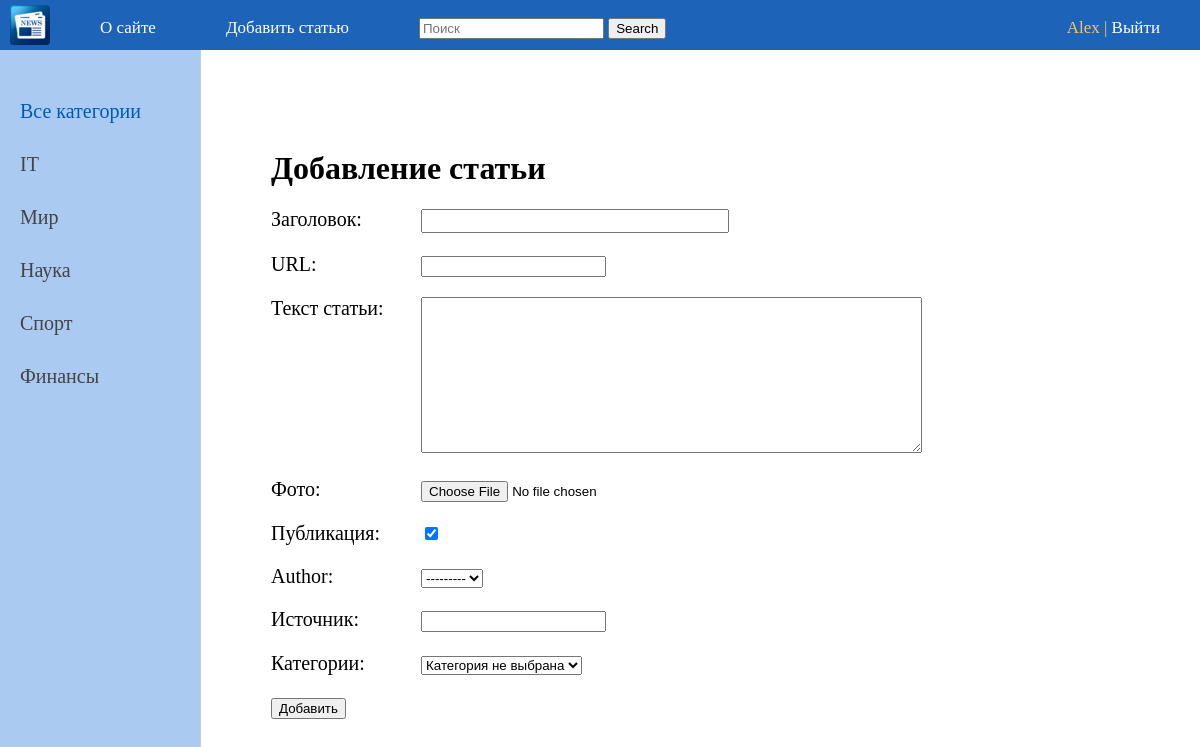
Screenshot of /addpage/ (signed in) with the database file from the repository.
### newsapp/models.py (models this page shows)
class Category(models.Model):
    name = models.CharField(max_length=100, db_index=True, verbose_name="Категория")
    slug = models.SlugField(max_length=255, unique=True, db_index=True, verbose_name="URL")
    def __str__(self):
        return self.name
    def get_absolute_url(self):
        return reverse('category', kwargs={'cat_slug': self.slug})
    class Meta:
        verbose_name = 'Категория'
        verbose_name_plural = 'Категории'
        ordering = ['id']

### newsapp/views.py (the view)
# urls.py: path('addpage/', AddPage.as_view(), name='add_page'),
class AddPage(LoginRequiredMixin,DataMixin,CreateView):
    form_class = AddPostForm
    template_name = 'newsapp/addpage.html'
    success_url = reverse_lazy('home')
    login_url = reverse_lazy('home')
    raise_exception = True
    def get_context_data(self, object_list=None ,**kwargs):
        context = super().get_context_data(**kwargs)
        c_def = self.get_user_context(title='Добавление статьи')
        return dict(list(context.items()) + list(c_def.items()))

### newsapp/forms.py
class AddPostForm(forms.ModelForm):
    def __init__(self, *args, **kwargs):
        super().__init__(*args,**kwargs)
        self.fields['cat'].empty_label = 'Категория не выбрана'
    class Meta:
        model = Post
        fields = ['title', 'slug', 'content', 'image', 'is_published', 'author', 'link', 'cat']
        widgets = {
            'title': forms.TextInput(attrs={'class': 'form-input'}),
            'content': forms.Textarea(attrs={'cols': 60, 'rows': 10}),
        }

### newsapp/utils.py (called while the page is built)
    def get_user_context(self, **kwargs):
        context = kwargs
        cats = cache.get('cats')
        if not cats:
            cats = Category.objects.annotate(Count('post'))
            cache.set('cats',cats, 60)
        user_menu = menu.copy()
        if not self.request.user.is_authenticated:
            user_menu.pop(1)
        context['menu'] = user_menu
        context['cats'] = cats
        if 'cat_selected' not in context:
            context['cat_selected'] = 0
        return context

### newsapp/templates/newsapp/addpage.html (shortened to what this page needs)
{% extends 'newsapp/base.html' %}
{% block content %}
<h1>{{title}}</h1>
<form action="{% url 'add_page' %}" method="post" enctype="multipart/form-data">
{% for f in form %}
<p><label class="form-label" for="{{ f.id_for_label }}">{{f.label}}: </label>{{ f }}</p>
{% endfor %}
    <button type="submit">Добавить</button>
</form>
{% endblock %}

### newsapp/templates/newsapp/base.html (shortened to what this page needs)
{% load static %}
{% load news_tags %}
<!DOCTYPE html>
<html>
<head>
	<link type="text/css" href="{% static 'newsapp/css/styles.css' %}" rel="stylesheet" />
</head>
<body>
<table class="table-page" border=0 cellpadding="0" cellspacing="0">
<tr><td valign=top>
{% block mainmenu %}
		<div class="header">
			<ul id="mainmenu" class="mainmenu">
			<li class="logo"><a href="{% url 'home' %}"><div class="logo"></div></a></li>
{% for m in menu %}
			<li><a href="{% url m.url_name %}">{{m.title}}</a></li>
{% endfor %}
								<li>		<form action="{% url 'home' %}" method="get">
    <input type="text" name="q" placeholder="Поиск">
    <button type="submit">Search</button>
</form></li>
				{% if request.user.is_authenticated %}
				<li class="last"> {{user.username}} | <a href="{% url 'logout' %}">Выйти</a></li>
				{% else %}
				<li class="last"><a href="{% url 'register' %}">Регистрация</a> | <a href="{% url 'login' %}">Войти</a></li>
				{% endif %}
			</ul>
		</div>
{% endblock mainmenu %}
<table class="table-content" border=0 cellpadding="0" cellspacing="0">
<tr>
	{% load cache %}
	<td valign="top" class="left-chapters">
	<ul id="leftchapters">
		{% cache 60 sidebar %}
{% if cat_selected == 0 %}
		<li class="selected">Все категории</li>
{% else %}
		<li><a href="{% url 'home' %}">Все категории</a></li>
{% endif %}
{% for c in cats %}
{% if c.post__count > 0 %}
	{% if c.pk == cat_selected %}
		<li class="selected">{{c.name}}</li>
	{% else %}
		<li><a href="{{ c.get_absolute_url }}">{{c.name}}</a></li>
	{% endif %}
{% endif %}
{% endfor %}
{% endcache %}
	</ul>
</td>
<td valign="top" class="content">
	<div class="content-text">
{% block content %}
{% endblock %}
	</div>
</td></tr></table>
</td></tr>
</table>
</body>
</html>

### newsapp/static/newsapp/css/styles.css (style rules this page uses)
html, body { font-family: 'cursive'; margin: 0; padding: 0; height: 100%; width: 100%; color: #444; }
a { color: #0059b2; text-decoration: none; }
.table-page { width: 100%; height: 100%; vertical-align: top; }
.table-page tr { height: 100%; }
.header { background: #1d63b8; height: 50px; }
.logo { background: url('../images/logo.png') no-repeat 10px 5px; width: 70px; height: 60px; }
ul.mainmenu { list-style: none; margin: 0; padding: 0; height: 60px; color: #fdc073; font-size: 17px; overflow: hidden; }
ul.mainmenu li { float: left; margin: 18px 40px 0 30px; }
ul.mainmenu li.logo { margin: 0; }
ul.mainmenu li.last { float: right; }
ul.mainmenu li a { color: #fff; text-decoration: none; }
.table-content { width: 100%; min-height: 100%; height: 100%; }
.left-chapters { margin: 0; background: #aacaf2; border-right: 1px solid #ccc; min-height: 100%; }
.left-chapters ul { width: 170px; min-height: 90%; margin: 0; padding: 20px 10px 10px 20px; list-style: none; font-size: 20px; }
.left-chapters ul li { margin: 30px 0 0 0; color: #999; }
.left-chapters ul li.selected { color: #0059b2; }
.left-chapters ul li a { color: #444; text-decoration: none; }
.content { padding: 40px 20px 20px 40px; width: 100%; box-sizing: border-box; }
.content-text { margin: 60px 0 0 30px; color: #000; font-size: 20px; font-family: Yandex Sans Display Light; }
.content-text h1 { font-size: 32px; }
.form-input { width: 300px; font-size: 16px; }
.form-label { display: inline-block; min-width: 150px; vertical-align: top; }

### rows the page displays
Category: name "IT"
Category: name "Мир"
Category: name "Наука"
Category: name "Спорт"
Category: name "Финансы"

### other values shown
{{ m.title }} "О сайте" "Добавить статью"
{{ user.username }} "Alex"
{{ title }} "Добавление статьи"
{{ f.label }} "Заголовок" "URL" "Текст статьи" "Фото" "Публикация" "Author" "Источник" "Категории"
